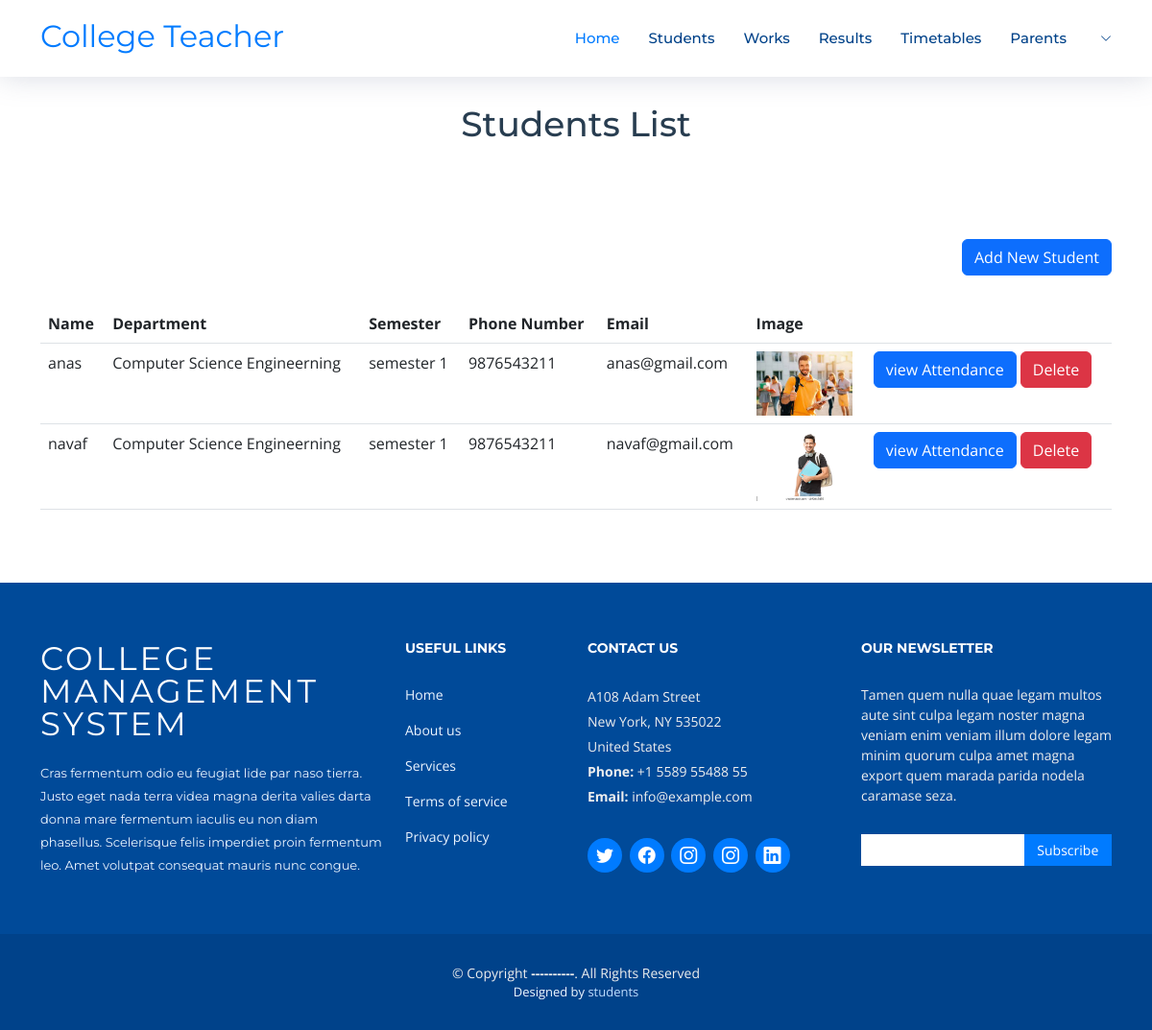
Page /Teacher/viewDepartmentStudents on the committed database.
### teacher/models.py (models this page shows)
class StudentProfile(models.Model):
    options = (
    ("Computer Science Engineerning","Computer Science Engineerning"),
    ("Electronics Engineerning","Electronics Engineerning"),
    ("Civil Engineerning","Civil Engineerning"),
    ("Mechanical Engineerning","Mechanical Engineerning"),
    ("Electrical Engineerning","Electrical Engineerning")
    )
    sems = (
        ("semester 1","semester 1"),
        ("semester 2","semester 2"),
        ("semester 3","semester 3"),
        ("semester 4","semester 4"),
        ("semester 5","semester 5"),
        ("semester 6","semester 6"),
    )
    Semester = models.CharField(max_length=255,choices=sems)
    Department = models.CharField(max_length=255,choices=options)
    Register_Number = models.CharField(max_length=255)
    Blood_Group = models.CharField(max_length=255,null=True,blank=True)
    Date_of_birth = models.DateField(blank=True)
    Phone_Number = models.IntegerField()
    Address = models.CharField(max_length=255)
    Profile_Image = models.FileField(upload_to="students")
    user = models.ForeignKey(User,on_delete=models.CASCADE,null=True,blank=True)

### teacher/views.py (the view)
# urls.py: path("viewDepartmentStudents",views.viewDepartmentStudents,name="viewDepartmentStudents"),
def viewDepartmentStudents(request):
    students = StudentProfile.objects.all()
    return render(request,"teacher/view-students.html",{"students":students})

### templates/teacher/view-students.html
{% extends 'teacher/index.html' %}
{% block content %}
<main id="main">
    <section id="contact" class="contact">
        <div class="container" data-aos="fade-up">
            <div class="section-header mt-5">
                <h3> Students List</h3>
            </div>
            <div class="section-header mt-5 text-end">
                <a href="{% url 'AddStudent' %}" class="btn btn-primary">Add New Student</a>
            </div>
            <div class="row gx-lg-0 gy-4">
                <div class="col-lg-12">
                    <table class="table">
                        <thead>
                            <tr>
                                <th>Name</th>
                                <th>Department</th>
                                <th>Semester</th>
                                <th>Phone Number</th>
                                <th>Email</th>
                                <th>Image</th>
                                <th></th>
                            </tr>
                        </thead>
                        <tbody>
                            {% for t in students %}
                            <tr>
                                <td>{{t.user.first_name}}</td>
                                <td>{{t.Department}}</td>
                                <td>{{t.Semester}}</td>
                                <td>{{t.Phone_Number}}</td>
                                <td>{{t.user.email}}</td>
                                <td><img src="{{t.Profile_Image.url}}" alt="" width="100px"></td>
                                <td>
                                    <a href="{% url 'viewAttendance' t.id %}" class="btn btn-primary">view
                                        Attendance</a>
                                    <a href="{% url 'deleteStudent' t.user.id %}" class="btn btn-danger"
                                        onclick="return confirm('Confirm Delete ? ')">Delete</a>
                                </td>
                            </tr>
                            {% endfor %}
                        </tbody>
                    </table>
                </div>
            </div>
        </div>
    </section>
</main>
{% endblock %}

### templates/teacher/index.html (shortened to what this page needs)
<!DOCTYPE html>
{% load static %}
<html lang="en">
<head>
    <link href="{% static 'assets/vendor/aos/aos.css' %}" rel="stylesheet">
    <link href="{% static 'assets/vendor/bootstrap/css/bootstrap.min.css' %}" rel="stylesheet">
    <link href="{% static 'assets/vendor/bootstrap-icons/bootstrap-icons.css' %}" rel="stylesheet">
    <link href="{% static 'assets/vendor/glightbox/css/glightbox.min.css' %}" rel="stylesheet">
    <link href="{% static 'assets/vendor/swiper/swiper-bundle.min.css' %}" rel="stylesheet">
    <link href="{% static 'assets/css/style.css' %}" rel="stylesheet">
</head>
<body>
    <header id="header" class="fixed-top d-flex align-items-center">
        <div class="container d-flex justify-content-between align-items-center ">
            <div class="logo">
                <a href="/">
                    <h2 class="mt-3">College Teacher</h2>
                </a>
            </div>
            <nav id="navbar" class="navbar">
                <ul>
                    <li><a class="nav-link scrollto active" href="/">Home</a></li>
                    <li><a class="nav-link scrollto" href="{% url 'viewDepartmentStudents' %}">Students</a></li>
                    <li><a class="nav-link scrollto" href="{% url 'viewWorks' %}">Works</a></li>
                    <li><a class="nav-link scrollto " href="{% url 'viewSemResults' %}">Results</a></li>
                    <li><a class="nav-link scrollto " href="{% url 'viewTimeTable' %}">Timetables</a></li>
                    <li><a class="nav-link scrollto" href="{% url 'viewParents' %}">Parents</a></li>
                    <li class="dropdown">
                        <a href="#">
                            <i class="bi bi-chevron-down"></i></a>
                    </li>
                </ul>
            </nav>
        </div>
    </header>
    {% block content %}{% endblock %}
    <footer id="footer">
        <div class="footer-top">
            <div class="container">
                <div class="row">
                    <div class="col-lg-4 col-md-6 footer-info">
                        <h3>College Management system</h3>
                        <p>Cras fermentum odio eu feugiat lide par naso tierra. Justo eget nada terra videa magna derita
                            valies darta donna mare fermentum iaculis eu non diam phasellus. Scelerisque felis imperdiet
                            proin fermentum leo. Amet volutpat consequat mauris nunc congue.</p>
                    </div>
                    <div class="col-lg-2 col-md-6 footer-links">
                        <h4>Useful Links</h4>
                        <ul>
                            <li><a href="#">Home</a></li>
                            <li><a href="#">About us</a></li>
                            <li><a href="#">Services</a></li>
                            <li><a href="#">Terms of service</a></li>
                            <li><a href="#">Privacy policy</a></li>
                        </ul>
                    </div>
                    <div class="col-lg-3 col-md-6 footer-contact">
                        <h4>Contact Us</h4>
                        <p>
                            A108 Adam Street <br>
                            New York, NY 535022<br>
                            United States <br>
                            <strong>Phone:</strong> +1 5589 55488 55<br>
                            <strong>Email:</strong> info@example.com<br>
                        </p>
                        <div class="social-links">
                            <a href="#" class="twitter"><i class="bi bi-twitter"></i></a>
                            <a href="#" class="facebook"><i class="bi bi-facebook"></i></a>
                            <a href="#" class="instagram"><i class="bi bi-instagram"></i></a>
                            <a href="#" class="instagram"><i class="bi bi-instagram"></i></a>
                            <a href="#" class="linkedin"><i class="bi bi-linkedin"></i></a>
                        </div>
                    </div>
                    <div class="col-lg-3 col-md-6 footer-newsletter">
                        <h4>Our Newsletter</h4>
                        <p>Tamen quem nulla quae legam multos aute sint culpa legam noster magna veniam enim veniam
                            illum dolore legam minim quorum culpa amet magna export quem marada parida nodela caramase
                            seza.</p>
                        <form action="" method="post">
                            <input type="email" name="email"><input type="submit" value="Subscribe">
                        </form>
                    </div>
                </div>
            </div>
        </div>
        <div class="container">
            <div class="copyright">
                &copy; Copyright <strong>----------</strong>. All Rights Reserved
            </div>
            <div class="credits">
                Designed by <a href="">students</a>
            </div>
        </div>
    </footer>
</body>
</html>

### static/assets/css/style.css (style rules this page uses)
body { background: #fff; color: #444; font-family: "Open Sans", sans-serif; }
a { color: #007bff; text-decoration: none; transition: 0.5s; }
p { padding: 0; margin: 0 0 30px 0; }
h1, h2, h3, h4, h5, h6 { font-family: "Montserrat", sans-serif; font-weight: 400; margin: 0 0 20px 0; padding: 0; }
#header { height: 80px; z-index: 997; transition: all 0.5s; background: #fff; box-shadow: 0px 0px 30px rgba(127, 137, 161, 0.3); }
.navbar { padding: 0; }
.navbar ul { margin: 0; padding: 0; display: flex; list-style: none; align-items: center; }
.navbar li { position: relative; }
.navbar a, .navbar a:focus { display: flex; align-items: center; justify-content: space-between; padding: 10px 0 10px 30px; font-family: "Montserrat", sans-serif; font-size: 15px; color: #004289; font-weight: 500; white-space: nowrap; transition: 0.3s; }
.navbar a i, .navbar a:focus i { font-size: 12px; line-height: 0; margin-left: 5px; }
.navbar a:hover, .navbar .active, .navbar .active:focus, .navbar li:hover>a { color: #007bff; }
section { overflow: hidden; }
.section-header h3 { font-size: 36px; color: #283d50; text-align: center; font-weight: 500; position: relative; }
#contact { box-shadow: 0px 0px 12px 0px rgba(0, 0, 0, 0.1); padding: 60px 0; overflow: hidden; }
#contact .section-header { padding-bottom: 30px; }
#footer { background: #00428a; padding: 0 0 30px 0; color: #eee; font-size: 14px; }
#footer .footer-top { background: #004a99; padding: 60px 0 30px 0; }
#footer .footer-top .footer-info { margin-bottom: 30px; }
#footer .footer-top .footer-info h3 { font-size: 34px; margin: 0 0 20px 0; padding: 2px 0 2px 0; line-height: 1; font-family: "Montserrat", sans-serif; color: #fff; font-weight: 400; letter-spacing: 3px; text-transform: uppercase; }
#footer .footer-top .footer-info p { font-size: 13px; line-height: 24px; margin-bottom: 0; font-family: "Montserrat", sans-serif; color: #ecf5ff; }
#footer .footer-top .social-links a { font-size: 18px; display: inline-flex; align-items: center; justify-content: center; background: #007bff; color: #fff; margin-right: 4px; border-radius: 50%; text-align: center; width: 36px; height: 36px; transition: 0.3s; }
#footer .footer-top .social-links a i { line-height: 0; }
#footer .footer-top h4 { font-size: 14px; font-weight: bold; color: #fff; text-transform: uppercase; position: relative; padding-bottom: 10px; }
#footer .footer-top .footer-links { margin-bottom: 30px; }
#footer .footer-top .footer-links ul { list-style: none; padding: 0; margin: 0; }
#footer .footer-top .footer-links ul li { padding: 8px 0; }
#footer .footer-top .footer-links ul li:first-child { padding-top: 0; }
#footer .footer-top .footer-links ul a { color: #ecf5ff; }
#footer .footer-top .footer-contact { margin-bottom: 30px; }
#footer .footer-top .footer-contact p { line-height: 26px; }
#footer .footer-top .footer-newsletter { margin-bottom: 30px; }
#footer .footer-top .footer-newsletter input[type=email] { border: 0; padding: 6px 8px; width: 65%; }
#footer .footer-top .footer-newsletter input[type=submit] { background: #007bff; border: 0; width: 35%; padding: 6px 0; text-align: center; color: #fff; transition: 0.3s; cursor: pointer; }
#footer .copyright { text-align: center; padding-top: 30px; }
#footer .credits { text-align: center; font-size: 13px; color: #f1f7ff; }
#footer .credits a { color: #bfddfe; }

### rows in the picture
StudentProfile: user.first_name "anas", Department "Computer Science Engineerning", Semester "semester 1", Phone_Number "9876543211", user.email "anas@gmail.com", Profile_Image (picture)
StudentProfile: user.first_name "navaf", Department "Computer Science Engineerning", Semester "semester 1", Phone_Number "9876543211", user.email "navaf@gmail.com", Profile_Image (picture)
